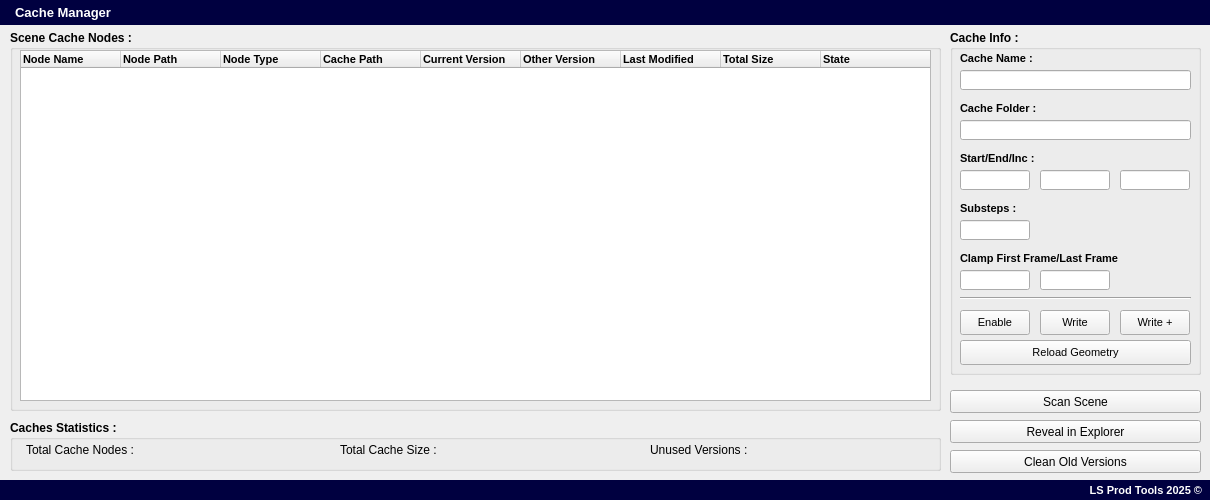
<?xml version="1.0" encoding="UTF-8"?>
<ui version="4.0">
 <class>wdgt_cache_manager</class>
 <widget class="QWidget" name="wdgt_cache_manager">
  <property name="geometry">
   <rect>
    <x>0</x>
    <y>0</y>
    <width>1210</width>
    <height>500</height>
   </rect>
  </property>
  <property name="minimumSize">
   <size>
    <width>1210</width>
    <height>500</height>
   </size>
  </property>
  <property name="maximumSize">
   <size>
    <width>1210</width>
    <height>500</height>
   </size>
  </property>
  <property name="windowTitle">
   <string>Form</string>
  </property>
  <widget class="QGroupBox" name="groupBox">
   <property name="geometry">
    <rect>
     <x>10</x>
     <y>30</y>
     <width>931</width>
     <height>381</height>
    </rect>
   </property>
   <property name="font">
    <font>
     <pointsize>9</pointsize>
     <weight>75</weight>
     <bold>true</bold>
    </font>
   </property>
   <property name="title">
    <string>Scene Cache Nodes : </string>
   </property>
   <widget class="QTreeWidget" name="tw_scene_cache_nodes">
    <property name="geometry">
     <rect>
      <x>10</x>
      <y>20</y>
      <width>911</width>
      <height>351</height>
     </rect>
    </property>
    <property name="maximumSize">
     <size>
      <width>16777215</width>
      <height>16777215</height>
     </size>
    </property>
    <property name="font">
     <font>
      <pointsize>8</pointsize>
     </font>
    </property>
    <column>
     <property name="text">
      <string>Node Name</string>
     </property>
    </column>
    <column>
     <property name="text">
      <string>Node Path</string>
     </property>
    </column>
    <column>
     <property name="text">
      <string>Node Type</string>
     </property>
    </column>
    <column>
     <property name="text">
      <string>Cache Path</string>
     </property>
    </column>
    <column>
     <property name="text">
      <string>Current Version</string>
     </property>
    </column>
    <column>
     <property name="text">
      <string>Other Version</string>
     </property>
    </column>
    <column>
     <property name="text">
      <string>Last Modified</string>
     </property>
    </column>
    <column>
     <property name="text">
      <string>Total Size</string>
     </property>
    </column>
    <column>
     <property name="text">
      <string>State</string>
     </property>
    </column>
   </widget>
  </widget>
  <widget class="QLabel" name="lbl_title">
   <property name="enabled">
    <bool>true</bool>
   </property>
   <property name="geometry">
    <rect>
     <x>0</x>
     <y>0</y>
     <width>1211</width>
     <height>25</height>
    </rect>
   </property>
   <property name="sizePolicy">
    <sizepolicy hsizetype="Preferred" vsizetype="Preferred">
     <horstretch>0</horstretch>
     <verstretch>0</verstretch>
    </sizepolicy>
   </property>
   <property name="minimumSize">
    <size>
     <width>0</width>
     <height>25</height>
    </size>
   </property>
   <property name="maximumSize">
    <size>
     <width>16777215</width>
     <height>25</height>
    </size>
   </property>
   <property name="palette">
    <palette>
     <active>
      <colorrole role="WindowText">
       <brush brushstyle="SolidPattern">
        <color alpha="255">
         <red>255</red>
         <green>255</green>
         <blue>255</blue>
        </color>
       </brush>
      </colorrole>
      <colorrole role="Button">
       <brush brushstyle="SolidPattern">
        <color alpha="255">
         <red>0</red>
         <green>0</green>
         <blue>64</blue>
        </color>
       </brush>
      </colorrole>
      <colorrole role="Base">
       <brush brushstyle="SolidPattern">
        <color alpha="255">
         <red>0</red>
         <green>0</green>
         <blue>64</blue>
        </color>
       </brush>
      </colorrole>
      <colorrole role="Window">
       <brush brushstyle="SolidPattern">
        <color alpha="255">
         <red>0</red>
         <green>0</green>
         <blue>64</blue>
        </color>
       </brush>
      </colorrole>
     </active>
     <inactive>
      <colorrole role="WindowText">
       <brush brushstyle="SolidPattern">
        <color alpha="255">
         <red>255</red>
         <green>255</green>
         <blue>255</blue>
        </color>
       </brush>
      </colorrole>
      <colorrole role="Button">
       <brush brushstyle="SolidPattern">
        <color alpha="255">
         <red>0</red>
         <green>0</green>
         <blue>64</blue>
        </color>
       </brush>
      </colorrole>
      <colorrole role="Base">
       <brush brushstyle="SolidPattern">
        <color alpha="255">
         <red>0</red>
         <green>0</green>
         <blue>64</blue>
        </color>
       </brush>
      </colorrole>
      <colorrole role="Window">
       <brush brushstyle="SolidPattern">
        <color alpha="255">
         <red>0</red>
         <green>0</green>
         <blue>64</blue>
        </color>
       </brush>
      </colorrole>
     </inactive>
     <disabled>
      <colorrole role="WindowText">
       <brush brushstyle="SolidPattern">
        <color alpha="255">
         <red>120</red>
         <green>120</green>
         <blue>120</blue>
        </color>
       </brush>
      </colorrole>
      <colorrole role="Button">
       <brush brushstyle="SolidPattern">
        <color alpha="255">
         <red>0</red>
         <green>0</green>
         <blue>64</blue>
        </color>
       </brush>
      </colorrole>
      <colorrole role="Base">
       <brush brushstyle="SolidPattern">
        <color alpha="255">
         <red>0</red>
         <green>0</green>
         <blue>64</blue>
        </color>
       </brush>
      </colorrole>
      <colorrole role="Window">
       <brush brushstyle="SolidPattern">
        <color alpha="255">
         <red>0</red>
         <green>0</green>
         <blue>64</blue>
        </color>
       </brush>
      </colorrole>
     </disabled>
    </palette>
   </property>
   <property name="font">
    <font>
     <pointsize>10</pointsize>
     <weight>75</weight>
     <bold>true</bold>
    </font>
   </property>
   <property name="layoutDirection">
    <enum>Qt::LeftToRight</enum>
   </property>
   <property name="styleSheet">
    <string notr="true">background-color: rgb(0, 0, 64);</string>
   </property>
   <property name="frameShape">
    <enum>QFrame::NoFrame</enum>
   </property>
   <property name="frameShadow">
    <enum>QFrame::Plain</enum>
   </property>
   <property name="text">
    <string>Cache Manager</string>
   </property>
   <property name="alignment">
    <set>Qt::AlignLeading|Qt::AlignLeft|Qt::AlignVCenter</set>
   </property>
   <property name="margin">
    <number>0</number>
   </property>
   <property name="indent">
    <number>15</number>
   </property>
  </widget>
  <widget class="QGroupBox" name="groupBox_2">
   <property name="geometry">
    <rect>
     <x>950</x>
     <y>30</y>
     <width>251</width>
     <height>345</height>
    </rect>
   </property>
   <property name="font">
    <font>
     <pointsize>9</pointsize>
     <weight>75</weight>
     <bold>true</bold>
    </font>
   </property>
   <property name="title">
    <string>Cache Info : </string>
   </property>
   <widget class="QPushButton" name="btn_write">
    <property name="geometry">
     <rect>
      <x>90</x>
      <y>280</y>
      <width>70</width>
      <height>25</height>
     </rect>
    </property>
    <property name="font">
     <font>
      <pointsize>8</pointsize>
      <weight>50</weight>
      <bold>false</bold>
     </font>
    </property>
    <property name="toolTip">
     <string>Write the current version</string>
    </property>
    <property name="text">
     <string>Write</string>
    </property>
   </widget>
   <widget class="QPushButton" name="btn_enable">
    <property name="geometry">
     <rect>
      <x>10</x>
      <y>280</y>
      <width>70</width>
      <height>25</height>
     </rect>
    </property>
    <property name="font">
     <font>
      <pointsize>8</pointsize>
      <weight>50</weight>
      <bold>false</bold>
     </font>
    </property>
    <property name="toolTip">
     <string>Enables/Disable Read from Disk</string>
    </property>
    <property name="text">
     <string>Enable</string>
    </property>
   </widget>
   <widget class="QPushButton" name="btn_version_up">
    <property name="geometry">
     <rect>
      <x>170</x>
      <y>280</y>
      <width>70</width>
      <height>25</height>
     </rect>
    </property>
    <property name="font">
     <font>
      <pointsize>8</pointsize>
      <weight>50</weight>
      <bold>false</bold>
     </font>
    </property>
    <property name="toolTip">
     <string>Writes the cache with an incremented version number</string>
    </property>
    <property name="text">
     <string>Write +</string>
    </property>
   </widget>
   <widget class="QLabel" name="lbl_base_name">
    <property name="geometry">
     <rect>
      <x>10</x>
      <y>20</y>
      <width>81</width>
      <height>16</height>
     </rect>
    </property>
    <property name="font">
     <font>
      <pointsize>8</pointsize>
      <weight>75</weight>
      <bold>true</bold>
     </font>
    </property>
    <property name="text">
     <string>Cache Name :</string>
    </property>
   </widget>
   <widget class="QLabel" name="label_start_end">
    <property name="geometry">
     <rect>
      <x>10</x>
      <y>120</y>
      <width>231</width>
      <height>16</height>
     </rect>
    </property>
    <property name="font">
     <font>
      <pointsize>8</pointsize>
      <weight>75</weight>
      <bold>true</bold>
     </font>
    </property>
    <property name="text">
     <string>Start/End/Inc :</string>
    </property>
   </widget>
   <widget class="QLineEdit" name="led_start">
    <property name="geometry">
     <rect>
      <x>10</x>
      <y>140</y>
      <width>70</width>
      <height>20</height>
     </rect>
    </property>
    <property name="font">
     <font>
      <pointsize>8</pointsize>
      <weight>50</weight>
      <bold>false</bold>
     </font>
    </property>
    <property name="text">
     <string/>
    </property>
    <property name="readOnly">
     <bool>true</bool>
    </property>
   </widget>
   <widget class="QLineEdit" name="led_end">
    <property name="geometry">
     <rect>
      <x>90</x>
      <y>140</y>
      <width>70</width>
      <height>20</height>
     </rect>
    </property>
    <property name="font">
     <font>
      <pointsize>8</pointsize>
      <weight>50</weight>
      <bold>false</bold>
     </font>
    </property>
    <property name="text">
     <string/>
    </property>
    <property name="readOnly">
     <bool>true</bool>
    </property>
   </widget>
   <widget class="QLineEdit" name="led_inc">
    <property name="geometry">
     <rect>
      <x>170</x>
      <y>140</y>
      <width>70</width>
      <height>20</height>
     </rect>
    </property>
    <property name="font">
     <font>
      <pointsize>8</pointsize>
      <weight>50</weight>
      <bold>false</bold>
     </font>
    </property>
    <property name="text">
     <string/>
    </property>
    <property name="readOnly">
     <bool>true</bool>
    </property>
   </widget>
   <widget class="QLineEdit" name="led_base_name">
    <property name="geometry">
     <rect>
      <x>10</x>
      <y>40</y>
      <width>231</width>
      <height>20</height>
     </rect>
    </property>
    <property name="font">
     <font>
      <pointsize>8</pointsize>
      <weight>50</weight>
      <bold>false</bold>
     </font>
    </property>
    <property name="text">
     <string/>
    </property>
   </widget>
   <widget class="QLabel" name="lbl_substeps">
    <property name="geometry">
     <rect>
      <x>10</x>
      <y>170</y>
      <width>91</width>
      <height>16</height>
     </rect>
    </property>
    <property name="font">
     <font>
      <pointsize>8</pointsize>
      <weight>75</weight>
      <bold>true</bold>
     </font>
    </property>
    <property name="text">
     <string>Substeps :</string>
    </property>
   </widget>
   <widget class="QLineEdit" name="led_substeps">
    <property name="geometry">
     <rect>
      <x>10</x>
      <y>190</y>
      <width>70</width>
      <height>20</height>
     </rect>
    </property>
    <property name="font">
     <font>
      <pointsize>8</pointsize>
      <weight>50</weight>
      <bold>false</bold>
     </font>
    </property>
    <property name="text">
     <string/>
    </property>
    <property name="readOnly">
     <bool>true</bool>
    </property>
   </widget>
   <widget class="QLabel" name="lbl_clamp">
    <property name="geometry">
     <rect>
      <x>10</x>
      <y>220</y>
      <width>181</width>
      <height>16</height>
     </rect>
    </property>
    <property name="font">
     <font>
      <pointsize>8</pointsize>
      <weight>75</weight>
      <bold>true</bold>
     </font>
    </property>
    <property name="text">
     <string>Clamp First Frame/Last Frame</string>
    </property>
   </widget>
   <widget class="QLineEdit" name="led_clamp_first">
    <property name="geometry">
     <rect>
      <x>10</x>
      <y>240</y>
      <width>70</width>
      <height>20</height>
     </rect>
    </property>
    <property name="font">
     <font>
      <pointsize>8</pointsize>
      <weight>50</weight>
      <bold>false</bold>
     </font>
    </property>
    <property name="text">
     <string/>
    </property>
    <property name="readOnly">
     <bool>true</bool>
    </property>
   </widget>
   <widget class="QLineEdit" name="led_clamp_last">
    <property name="geometry">
     <rect>
      <x>90</x>
      <y>240</y>
      <width>70</width>
      <height>20</height>
     </rect>
    </property>
    <property name="font">
     <font>
      <pointsize>8</pointsize>
      <weight>50</weight>
      <bold>false</bold>
     </font>
    </property>
    <property name="text">
     <string/>
    </property>
    <property name="readOnly">
     <bool>true</bool>
    </property>
   </widget>
   <widget class="QLabel" name="lbl_base_folder">
    <property name="geometry">
     <rect>
      <x>10</x>
      <y>70</y>
      <width>81</width>
      <height>16</height>
     </rect>
    </property>
    <property name="font">
     <font>
      <pointsize>8</pointsize>
      <weight>75</weight>
      <bold>true</bold>
     </font>
    </property>
    <property name="text">
     <string>Cache Folder :</string>
    </property>
   </widget>
   <widget class="QLineEdit" name="led_base_folder">
    <property name="geometry">
     <rect>
      <x>10</x>
      <y>90</y>
      <width>231</width>
      <height>20</height>
     </rect>
    </property>
    <property name="font">
     <font>
      <pointsize>8</pointsize>
      <weight>50</weight>
      <bold>false</bold>
     </font>
    </property>
    <property name="text">
     <string/>
    </property>
   </widget>
   <widget class="Line" name="line">
    <property name="geometry">
     <rect>
      <x>10</x>
      <y>260</y>
      <width>231</width>
      <height>16</height>
     </rect>
    </property>
    <property name="orientation">
     <enum>Qt::Horizontal</enum>
    </property>
   </widget>
   <widget class="QPushButton" name="btn_reload">
    <property name="geometry">
     <rect>
      <x>10</x>
      <y>310</y>
      <width>231</width>
      <height>25</height>
     </rect>
    </property>
    <property name="font">
     <font>
      <pointsize>8</pointsize>
      <weight>50</weight>
      <bold>false</bold>
     </font>
    </property>
    <property name="toolTip">
     <string>Enables/Disable Read from Disk</string>
    </property>
    <property name="text">
     <string>Reload Geometry</string>
    </property>
   </widget>
  </widget>
  <widget class="QPushButton" name="btn_scan">
   <property name="geometry">
    <rect>
     <x>950</x>
     <y>390</y>
     <width>251</width>
     <height>23</height>
    </rect>
   </property>
   <property name="text">
    <string>Scan Scene</string>
   </property>
  </widget>
  <widget class="QPushButton" name="btn_reveal">
   <property name="geometry">
    <rect>
     <x>950</x>
     <y>420</y>
     <width>251</width>
     <height>23</height>
    </rect>
   </property>
   <property name="text">
    <string>Reveal in Explorer</string>
   </property>
  </widget>
  <widget class="QPushButton" name="btn_clean">
   <property name="geometry">
    <rect>
     <x>950</x>
     <y>450</y>
     <width>251</width>
     <height>23</height>
    </rect>
   </property>
   <property name="text">
    <string>Clean Old Versions</string>
   </property>
  </widget>
  <widget class="QLabel" name="lbl_copyright">
   <property name="geometry">
    <rect>
     <x>0</x>
     <y>480</y>
     <width>1211</width>
     <height>20</height>
    </rect>
   </property>
   <property name="minimumSize">
    <size>
     <width>0</width>
     <height>20</height>
    </size>
   </property>
   <property name="maximumSize">
    <size>
     <width>16777215</width>
     <height>20</height>
    </size>
   </property>
   <property name="palette">
    <palette>
     <active>
      <colorrole role="WindowText">
       <brush brushstyle="SolidPattern">
        <color alpha="255">
         <red>255</red>
         <green>255</green>
         <blue>255</blue>
        </color>
       </brush>
      </colorrole>
      <colorrole role="Button">
       <brush brushstyle="SolidPattern">
        <color alpha="255">
         <red>0</red>
         <green>0</green>
         <blue>64</blue>
        </color>
       </brush>
      </colorrole>
      <colorrole role="Base">
       <brush brushstyle="SolidPattern">
        <color alpha="255">
         <red>0</red>
         <green>0</green>
         <blue>64</blue>
        </color>
       </brush>
      </colorrole>
      <colorrole role="Window">
       <brush brushstyle="SolidPattern">
        <color alpha="255">
         <red>0</red>
         <green>0</green>
         <blue>64</blue>
        </color>
       </brush>
      </colorrole>
     </active>
     <inactive>
      <colorrole role="WindowText">
       <brush brushstyle="SolidPattern">
        <color alpha="255">
         <red>255</red>
         <green>255</green>
         <blue>255</blue>
        </color>
       </brush>
      </colorrole>
      <colorrole role="Button">
       <brush brushstyle="SolidPattern">
        <color alpha="255">
         <red>0</red>
         <green>0</green>
         <blue>64</blue>
        </color>
       </brush>
      </colorrole>
      <colorrole role="Base">
       <brush brushstyle="SolidPattern">
        <color alpha="255">
         <red>0</red>
         <green>0</green>
         <blue>64</blue>
        </color>
       </brush>
      </colorrole>
      <colorrole role="Window">
       <brush brushstyle="SolidPattern">
        <color alpha="255">
         <red>0</red>
         <green>0</green>
         <blue>64</blue>
        </color>
       </brush>
      </colorrole>
     </inactive>
     <disabled>
      <colorrole role="WindowText">
       <brush brushstyle="SolidPattern">
        <color alpha="255">
         <red>120</red>
         <green>120</green>
         <blue>120</blue>
        </color>
       </brush>
      </colorrole>
      <colorrole role="Button">
       <brush brushstyle="SolidPattern">
        <color alpha="255">
         <red>0</red>
         <green>0</green>
         <blue>64</blue>
        </color>
       </brush>
      </colorrole>
      <colorrole role="Base">
       <brush brushstyle="SolidPattern">
        <color alpha="255">
         <red>0</red>
         <green>0</green>
         <blue>64</blue>
        </color>
       </brush>
      </colorrole>
      <colorrole role="Window">
       <brush brushstyle="SolidPattern">
        <color alpha="255">
         <red>0</red>
         <green>0</green>
         <blue>64</blue>
        </color>
       </brush>
      </colorrole>
     </disabled>
    </palette>
   </property>
   <property name="font">
    <font>
     <pointsize>8</pointsize>
     <weight>75</weight>
     <bold>true</bold>
    </font>
   </property>
   <property name="styleSheet">
    <string notr="true">background-color: rgb(0, 0, 64);</string>
   </property>
   <property name="text">
    <string>LS Prod Tools 2025 ©</string>
   </property>
   <property name="alignment">
    <set>Qt::AlignRight|Qt::AlignTrailing|Qt::AlignVCenter</set>
   </property>
   <property name="indent">
    <number>9</number>
   </property>
  </widget>
  <widget class="QGroupBox" name="groupBox_3">
   <property name="geometry">
    <rect>
     <x>10</x>
     <y>420</y>
     <width>931</width>
     <height>51</height>
    </rect>
   </property>
   <property name="font">
    <font>
     <pointsize>9</pointsize>
     <weight>75</weight>
     <bold>true</bold>
    </font>
   </property>
   <property name="title">
    <string>Caches Statistics : </string>
   </property>
   <widget class="QLabel" name="lbl_total_cache_nodes">
    <property name="geometry">
     <rect>
      <x>16</x>
      <y>20</y>
      <width>275</width>
      <height>20</height>
     </rect>
    </property>
    <property name="font">
     <font>
      <pointsize>9</pointsize>
      <weight>50</weight>
      <bold>false</bold>
     </font>
    </property>
    <property name="text">
     <string>Total Cache Nodes :</string>
    </property>
   </widget>
   <widget class="QLabel" name="lbl_total_cache_size">
    <property name="geometry">
     <rect>
      <x>330</x>
      <y>20</y>
      <width>275</width>
      <height>20</height>
     </rect>
    </property>
    <property name="font">
     <font>
      <pointsize>9</pointsize>
      <weight>50</weight>
      <bold>false</bold>
     </font>
    </property>
    <property name="text">
     <string>Total Cache Size : </string>
    </property>
   </widget>
   <widget class="QLabel" name="lbl_unused_versions">
    <property name="geometry">
     <rect>
      <x>640</x>
      <y>20</y>
      <width>275</width>
      <height>20</height>
     </rect>
    </property>
    <property name="font">
     <font>
      <pointsize>9</pointsize>
      <weight>50</weight>
      <bold>false</bold>
     </font>
    </property>
    <property name="text">
     <string>Unused Versions : </string>
    </property>
   </widget>
  </widget>
 </widget>
 <resources/>
 <connections/>
</ui>
